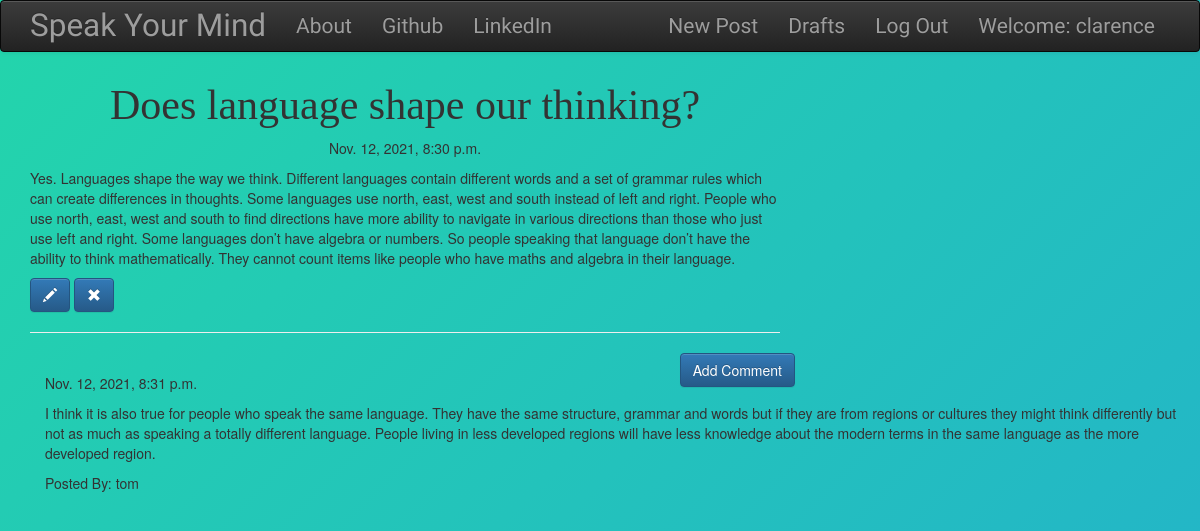
Screenshot of /post/6 (signed in) with the database file from the repository.
### blog/models.py (models this page shows, shortened)
class Post(models.Model):
    author = models.ForeignKey('auth.User',on_delete = models.CASCADE)
    title = models.CharField(max_length = 200)
    text = models.TextField()
    created_date = models.DateTimeField(default = timezone.now)
    published_date = models.DateTimeField(blank=True,null=True)

class Comment(models.Model):
    post = models.ForeignKey('blog.Post',related_name='comments',on_delete = models.CASCADE)
    author = models.CharField(max_length = 200)
    text = models.TextField()
    created_date = models.DateTimeField(default = timezone.now)
    approved_comment = models.BooleanField(default = False)

### blog/views.py (the view)
# urls.py: url(r'^post/(?P<pk>\d+)$',views.PostDetailView.as_view(),name='post_detail'),
class PostDetailView(DetailView):
    model = Post

### blog/templates/blog/post_detail.html (shortened to what this page needs)
{% extends "blog/base.html" %}
{% block content %}
<h1 class="posttitle loader">{{post.title}}</h1>
{% if post.published_date %}
  <div class="date postdate">
    {{post.published_date}}
  </div>
{% else %}
  <a class = "btn btn-default" href="{% url 'post_publish' pk=post.pk %}">Publish</a>
{% endif %}
<p class = 'postcontent'>{{post.text|safe|linebreaksbr}}</p>
{% if user.is_authenticated %}
  <a class='btn btn-primary' href="{% url 'post_edit' pk=post.pk %}">
    <span class ='glyphicon glyphicon-pencil'></span>
  </a>
  <a class='btn btn-primary' href="{% url 'post_remove' pk=post.pk %}">
    <span class ='glyphicon glyphicon-remove'></span>
  </a>
{% endif %}
<hr>
<a class = "btn btn-primary btn-comment" href="{% url 'add_comment_to_post' pk=post.pk %}">Add Comment</a>
<div class="container">
  {% for comment in post.comments.all %}
  <br>
  {% if user.is_authenticated or comment.approved_comment %}
    {{comment.created_date }}
  <p>{{comment.text|safe|linebreaks}}</p>
  <p>Posted By: {{comment.author}}</p>
  {% endif %}
  {% empty %}
  <p>No Comments</p>
  {% endfor %}
</div>
{% endblock %}

### blog/templates/blog/base.html (shortened to what this page needs)
<!DOCTYPE html>
{% load static %}
<html lang="en" dir="ltr">
  <head>
    <link rel="stylesheet" href="https://maxcdn.bootstrapcdn.com/bootstrap/3.3.7/css/bootstrap.min.css">
    <link rel="stylesheet" href="https://maxcdn.bootstrapcdn.com/bootstrap/3.3.7/css/bootstrap-theme.min.css">
    <link rel="stylesheet" href="//cdn.jsdelivr.net/npm/medium-editor@latest/dist/css/medium-editor.min.css" type="text/css" media="screen" charset="utf-8">
    <link rel="stylesheet" href="{% static 'css/blog.css' %}">
  </head>
  <body class = 'loader'>
    <nav class = "navbar navbar-default techfont custom-navbar navbar-inverse">
      <div class="container">
        <a class = 'navbar-brand bigbrand ' href="{% url 'post_list' %}">Speak Your Mind</a>
        <div class="collapse navbar-collapse" id="myNavbar">
        <ul class="nav navbar-nav">
          <li><a href="{% url 'about' %}">About</a></li>
          <li><a href="https://www.github.com">Github</a></li>
          <li><a href="https://www.linkedin.com">LinkedIn</a></li>
        </ul>
        <ul class = 'nav navbar-nav navbar-right active'>
            {% if user.is_authenticated %}
            <li>
              <a href="{% url 'post_new' %}">New Post</a>
            </li>
            <li>
              <a href="{% url 'post_draft_list' %}">Drafts</a>
            </li>
            <li>
              <a href="{% url 'logout' %}">Log Out</a>
            </li>
            <li>
              <a>Welcome: {{user.username}}</a>
            </li>
            {% else %}
            <li>
              <a class = 'nav navbar-right' href="{% url 'login' %}">
                <span class='glyphicon glyphicon-user'></span>
              </a>
            </li>
            {% endif %}
        </ul>
        </div>
      </div>
    </nav>
    <div class="content container">
      <div class="row">
        <div class="col-md-8">
          <div class="blog_posts">
            {% block content %}
            {% endblock %}
          </div>
        </div>
      </div>
    </div>
  </body>
</html>

### blog/static/css/blog.css (style rules this page uses)
.techfont { font-family: 'Unna', serif; font-size: 1.5em; margin-bottom: 10px; }
.bigbrand { font-size: 1.5em; }
.postdate { text-align: center; }
.posttitle { font-family: 'Montagu Slab', serif; font-size: 3em; text-align: center; }
.postcontent { font-family: 'Playfair Display', serif; font-size: 1.5em; }
.btn-comment { position: absolute; right: 0px; }
.loader { filter:hue-rotate(0deg); color:linear-gradient(45deg,#0f8,#08f); animation:hue 10000ms infinite linear; }
body { background: linear-gradient(-45deg, #ee7752, #e73c7e, #23a6d5, #23d5ab); background-size: 400% 400%; animation: gradient 15s ease infinite; height: 100vh; }

### rows the page displays
Post: title "Does language shape our thinking?", published_date "Nov. 12, 2021, 8:30 p.m.", text "Yes. Languages shape the way we think. Different languages contain different words and a set of grammar rules which can create differences in thoughts. Some languages use north, east, west and south instead of left and right. People who use north, east, west and south to find directions have more ability to navigate in various directions than those who just use left and right. Some languages don’t have algebra or numbers. So people speaking that language don’t have the ability to think mathematically. They cannot count items like people who have maths and algebra in their language."
Comment: created_date "Nov. 12, 2021, 8:31 p.m.", text "I think it is also true for people who speak the same language. They have the same structure, grammar and words but if they are from regions or cultures they might think differently but not as much as speaking a totally different language. People living in less developed regions will have less knowledge about the modern terms in the same language as the more developed region.", author "tom"

### other values shown
{{ user.username }} "clarence"
